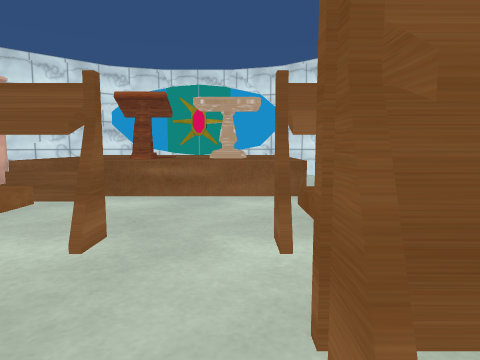
[1] (above)

16 first-person views from a walk through a 3-D level made in the Unity game engine. The camera is 1.2 m above the floor, tilts 6° down and sees 75° across. The floor is counted in squares, 1 m on a side. Each view is taken from the middle of a square. On the plan, view 1 faces up. The plan holds only what a view shows up to about 13 squares ahead; the rest is blank. The player is left out. Some surface patterns are stand-ins.

[2]
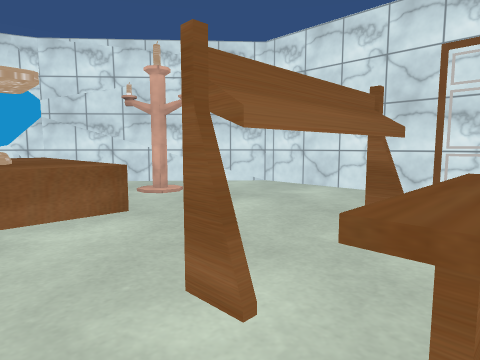

[3]
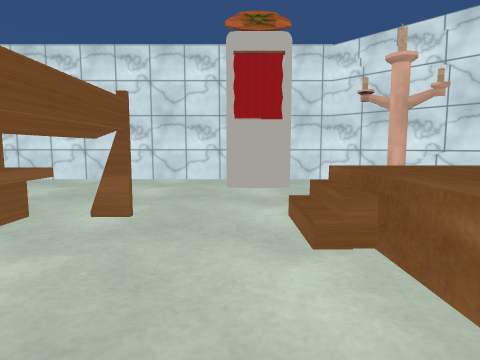

[4]
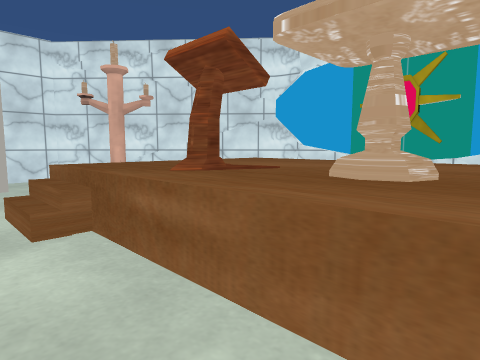

[5]
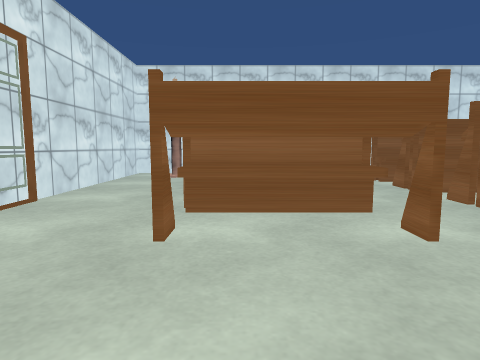

[6]
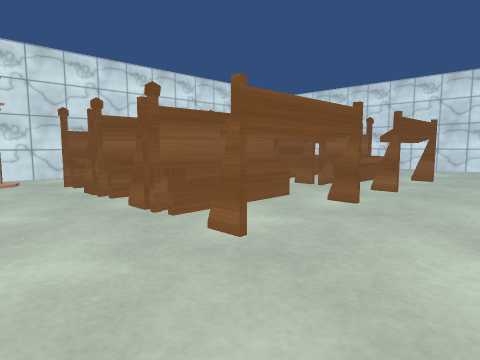

[7]
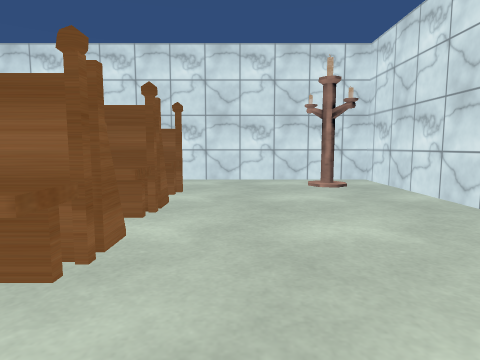

[8]
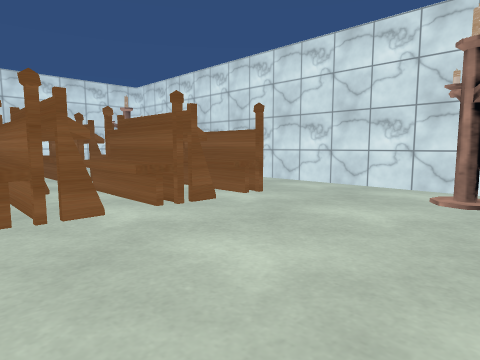

[9]
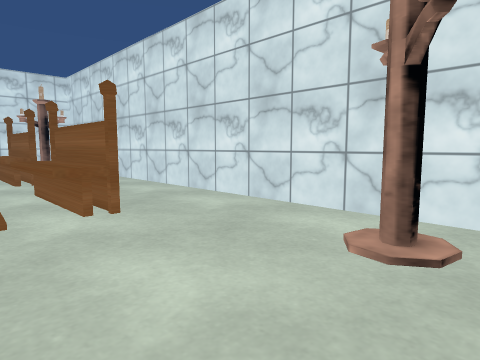

[10]
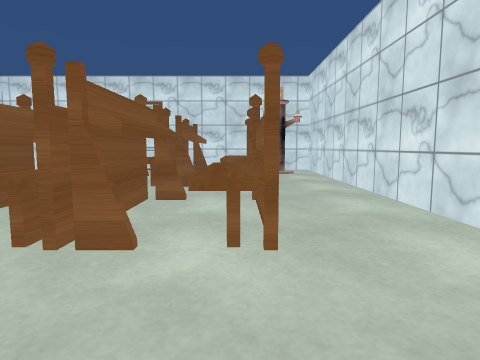

[11]
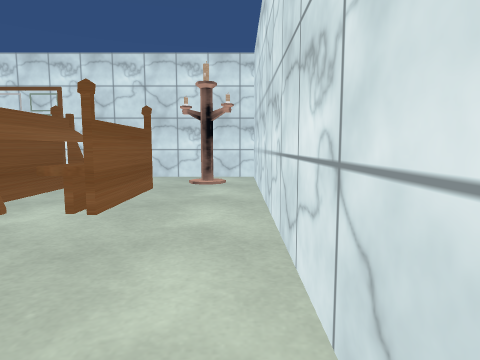

[12]
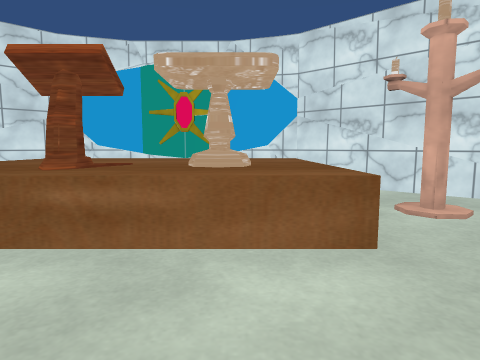

[13]
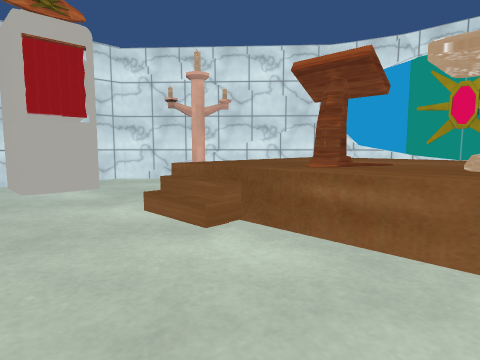

[14]
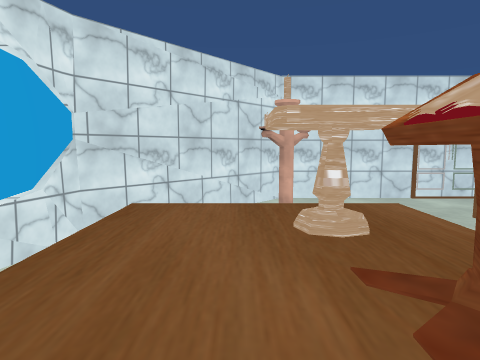

[15]
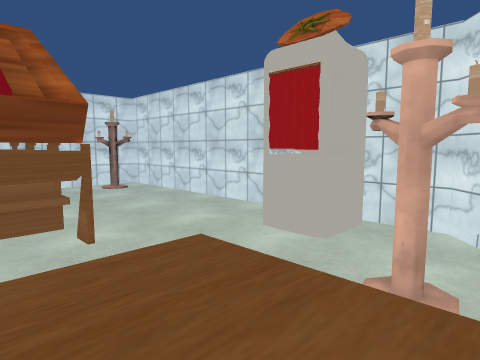

[16]
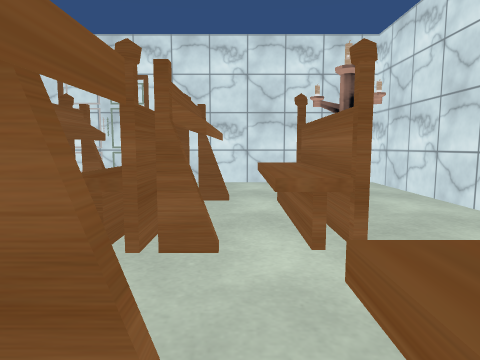

### Floor plan
Key: @ floor where view 1 was taken; # wall or solid block; . main floor; : floor 0.75 m higher than the main floor; / step, stairs or slope; = window, fence, low wall or low ledge; ^ raised ledge; v drop or lower ground; T thing the floor can be seen under or through; O other object.
Columns run from 12 left of view 1 to 8 right of it. Each row starts with its distance up from view 1.
 15       #########
 14      ##       ##
 13       =:::::::=.##
 12        :::::::=..##
 11  ##   v:::::::=...##
 10 ##..#.v::O#OO:=.#..##
  9 #.....v::O#OO:=.....#
  8 #.....v:::::::=.....#
  7 ####...//...........#
  6 ####................#
  5 #...................#
  4 #......TTTT..####...#
  3 #......^^^^..^^^^...#
  2 #......^^^^..^^^^...#
  1 #......####..####...#
  0 #......^^^^.@^^^^...#
 -1 #......####..####...#
 -2 #............####...#
 -3 #......^^^^..^##^...#
 -4 #...................#
 -5 #.#...............#.#
 -6 #...................#
 -7 #####################

Where each view was taken, in squares from view 1:
view 1: 0 up, 0 right, facing up
view 2: 2 up, 1 left, facing up-right
view 3: 6 up, 0 right, facing left
view 4: 6 up, 1 right, facing up-left
view 5: 8 up, 3 right, facing down
view 6: 7 up, 7 right, facing down-left
view 7: 5 up, 7 left, facing down
view 8: 3 up, 11 left, facing down-right
view 9: 1 down, 11 left, facing down-right
view 10: 3 down, 9 left, facing right
view 11: 6 down, 5 left, facing right
view 12: 4 up, 0 right, facing up
view 13: 4 up, 0 right, facing up-left
view 14: 11 up, 5 left, facing right
view 15: 11 up, 3 left, facing down-left
view 16: 2 down, 3 left, facing right
